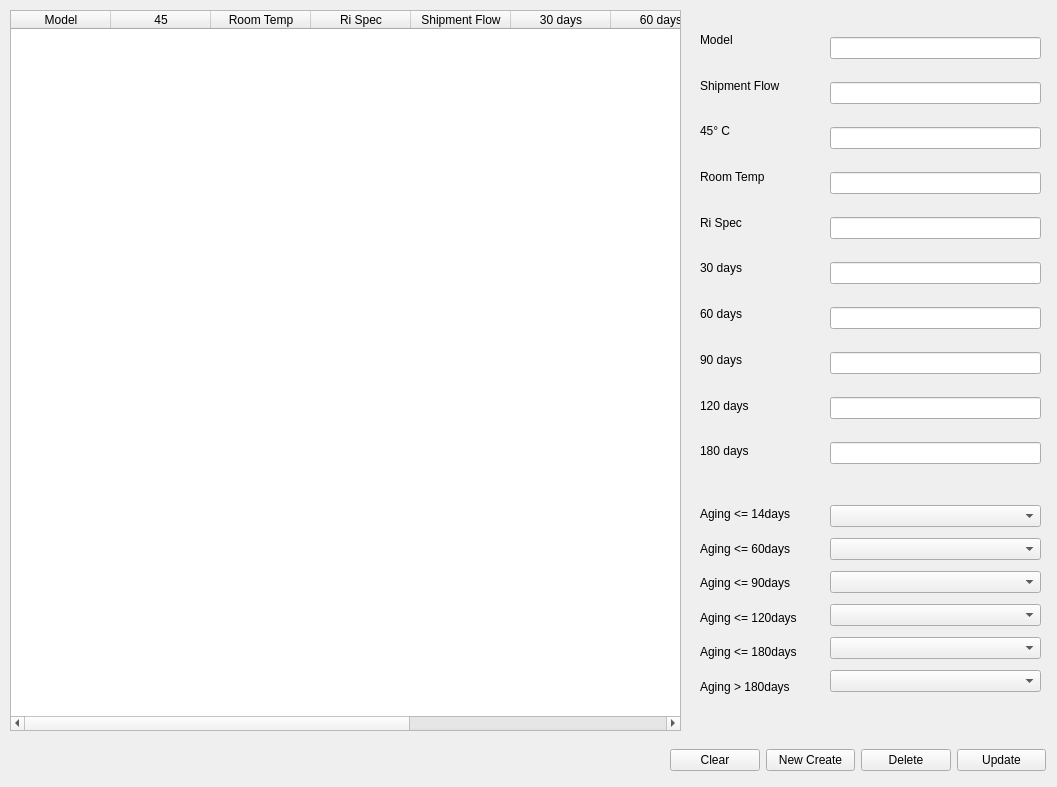
<?xml version="1.0" encoding="UTF-8"?>
<ui version="4.0">
 <class>Form</class>
 <widget class="QWidget" name="Form">
  <property name="geometry">
   <rect>
    <x>0</x>
    <y>0</y>
    <width>1057</width>
    <height>787</height>
   </rect>
  </property>
  <property name="minimumSize">
   <size>
    <width>1057</width>
    <height>787</height>
   </size>
  </property>
  <property name="maximumSize">
   <size>
    <width>1057</width>
    <height>787</height>
   </size>
  </property>
  <property name="windowTitle">
   <string>Setup-without topup</string>
  </property>
  <widget class="QTableWidget" name="tableWidget">
   <property name="geometry">
    <rect>
     <x>10</x>
     <y>10</y>
     <width>671</width>
     <height>721</height>
    </rect>
   </property>
   <property name="wordWrap">
    <bool>true</bool>
   </property>
   <attribute name="horizontalHeaderStretchLastSection">
    <bool>false</bool>
   </attribute>
   <attribute name="verticalHeaderVisible">
    <bool>false</bool>
   </attribute>
   <attribute name="verticalHeaderCascadingSectionResizes">
    <bool>false</bool>
   </attribute>
   <attribute name="verticalHeaderStretchLastSection">
    <bool>true</bool>
   </attribute>
   <column>
    <property name="text">
     <string>Model</string>
    </property>
   </column>
   <column>
    <property name="text">
     <string>45</string>
    </property>
   </column>
   <column>
    <property name="text">
     <string>Room Temp</string>
    </property>
   </column>
   <column>
    <property name="text">
     <string>Ri Spec</string>
    </property>
   </column>
   <column>
    <property name="text">
     <string>Shipment Flow</string>
    </property>
   </column>
   <column>
    <property name="text">
     <string>30 days</string>
    </property>
   </column>
   <column>
    <property name="text">
     <string>60 days</string>
    </property>
   </column>
   <column>
    <property name="text">
     <string>90 days</string>
    </property>
   </column>
   <column>
    <property name="text">
     <string>120 days</string>
    </property>
   </column>
   <column>
    <property name="text">
     <string>180 days</string>
    </property>
   </column>
  </widget>
  <widget class="QWidget" name="verticalLayoutWidget">
   <property name="geometry">
    <rect>
     <x>700</x>
     <y>20</y>
     <width>121</width>
     <height>451</height>
    </rect>
   </property>
   <layout class="QVBoxLayout" name="verticalLayout">
    <item>
     <widget class="QLabel" name="label">
      <property name="text">
       <string>Model</string>
      </property>
     </widget>
    </item>
    <item>
     <widget class="QLabel" name="label_2">
      <property name="text">
       <string>Shipment Flow</string>
      </property>
     </widget>
    </item>
    <item>
     <widget class="QLabel" name="label_3">
      <property name="text">
       <string>45° C</string>
      </property>
     </widget>
    </item>
    <item>
     <widget class="QLabel" name="label_4">
      <property name="text">
       <string>Room Temp</string>
      </property>
     </widget>
    </item>
    <item>
     <widget class="QLabel" name="label_5">
      <property name="text">
       <string>Ri Spec</string>
      </property>
     </widget>
    </item>
    <item>
     <widget class="QLabel" name="label_6">
      <property name="text">
       <string>30 days</string>
      </property>
     </widget>
    </item>
    <item>
     <widget class="QLabel" name="label_7">
      <property name="text">
       <string>60 days</string>
      </property>
     </widget>
    </item>
    <item>
     <widget class="QLabel" name="label_8">
      <property name="text">
       <string>90 days</string>
      </property>
     </widget>
    </item>
    <item>
     <widget class="QLabel" name="label_9">
      <property name="text">
       <string>120 days</string>
      </property>
     </widget>
    </item>
    <item>
     <widget class="QLabel" name="label_10">
      <property name="text">
       <string>180 days</string>
      </property>
     </widget>
    </item>
   </layout>
  </widget>
  <widget class="QWidget" name="verticalLayoutWidget_2">
   <property name="geometry">
    <rect>
     <x>830</x>
     <y>20</y>
     <width>211</width>
     <height>461</height>
    </rect>
   </property>
   <layout class="QVBoxLayout" name="verticalLayout_2">
    <item>
     <widget class="QLineEdit" name="lineEdit">
      <property name="readOnly">
       <bool>true</bool>
      </property>
     </widget>
    </item>
    <item>
     <widget class="QLineEdit" name="lineEdit_2">
      <property name="readOnly">
       <bool>true</bool>
      </property>
     </widget>
    </item>
    <item>
     <widget class="QLineEdit" name="lineEdit_3">
      <property name="readOnly">
       <bool>true</bool>
      </property>
     </widget>
    </item>
    <item>
     <widget class="QLineEdit" name="lineEdit_4">
      <property name="readOnly">
       <bool>true</bool>
      </property>
     </widget>
    </item>
    <item>
     <widget class="QLineEdit" name="lineEdit_5">
      <property name="readOnly">
       <bool>true</bool>
      </property>
     </widget>
    </item>
    <item>
     <widget class="QLineEdit" name="lineEdit_9"/>
    </item>
    <item>
     <widget class="QLineEdit" name="lineEdit_10"/>
    </item>
    <item>
     <widget class="QLineEdit" name="lineEdit_21"/>
    </item>
    <item>
     <widget class="QLineEdit" name="lineEdit_22"/>
    </item>
    <item>
     <widget class="QLineEdit" name="lineEdit_23"/>
    </item>
   </layout>
  </widget>
  <widget class="QWidget" name="verticalLayoutWidget_3">
   <property name="geometry">
    <rect>
     <x>700</x>
     <y>500</y>
     <width>122</width>
     <height>201</height>
    </rect>
   </property>
   <layout class="QVBoxLayout" name="verticalLayout_3">
    <item>
     <widget class="QLabel" name="label_11">
      <property name="text">
       <string>Aging &lt;= 14days</string>
      </property>
     </widget>
    </item>
    <item>
     <widget class="QLabel" name="label_12">
      <property name="text">
       <string>Aging &lt;= 60days</string>
      </property>
     </widget>
    </item>
    <item>
     <widget class="QLabel" name="label_13">
      <property name="text">
       <string>Aging &lt;= 90days</string>
      </property>
     </widget>
    </item>
    <item>
     <widget class="QLabel" name="label_14">
      <property name="text">
       <string>Aging &lt;= 120days</string>
      </property>
     </widget>
    </item>
    <item>
     <widget class="QLabel" name="label_15">
      <property name="text">
       <string>Aging &lt;= 180days</string>
      </property>
     </widget>
    </item>
    <item>
     <widget class="QLabel" name="label_16">
      <property name="text">
       <string>Aging &gt; 180days</string>
      </property>
     </widget>
    </item>
   </layout>
  </widget>
  <widget class="QWidget" name="verticalLayoutWidget_4">
   <property name="geometry">
    <rect>
     <x>830</x>
     <y>500</y>
     <width>211</width>
     <height>201</height>
    </rect>
   </property>
   <layout class="QVBoxLayout" name="verticalLayout_4">
    <item>
     <widget class="QComboBox" name="comboBox"/>
    </item>
    <item>
     <widget class="QComboBox" name="comboBox_2"/>
    </item>
    <item>
     <widget class="QComboBox" name="comboBox_3"/>
    </item>
    <item>
     <widget class="QComboBox" name="comboBox_4"/>
    </item>
    <item>
     <widget class="QComboBox" name="comboBox_5"/>
    </item>
    <item>
     <widget class="QComboBox" name="comboBox_6"/>
    </item>
   </layout>
  </widget>
  <widget class="QWidget" name="horizontalLayoutWidget">
   <property name="geometry">
    <rect>
     <x>670</x>
     <y>740</y>
     <width>376</width>
     <height>41</height>
    </rect>
   </property>
   <layout class="QHBoxLayout" name="horizontalLayout">
    <item>
     <widget class="QPushButton" name="pushButton_4">
      <property name="text">
       <string>Clear</string>
      </property>
     </widget>
    </item>
    <item>
     <widget class="QPushButton" name="pushButton_3">
      <property name="text">
       <string>New Create</string>
      </property>
     </widget>
    </item>
    <item>
     <widget class="QPushButton" name="pushButton_2">
      <property name="text">
       <string>Delete</string>
      </property>
     </widget>
    </item>
    <item>
     <widget class="QPushButton" name="pushButton">
      <property name="text">
       <string>Update</string>
      </property>
     </widget>
    </item>
   </layout>
  </widget>
 </widget>
 <resources/>
 <connections/>
</ui>
